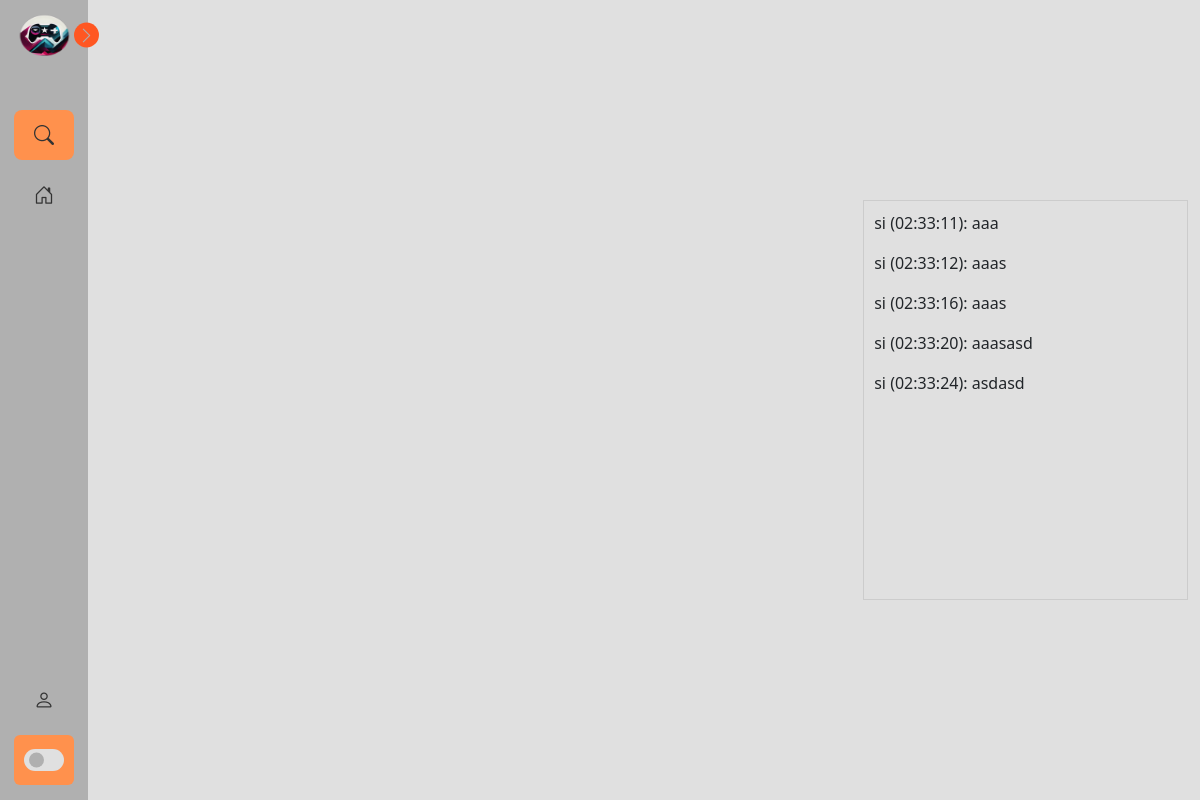
The app's page /streamViewer/2/ with its own data.
### tvapp/models.py (models this page shows, shortened)
class MensajeChat(models.Model):
    usuario = models.ForeignKey(User, on_delete=models.CASCADE)
    sala = models.ForeignKey('Sala', on_delete=models.CASCADE)
    mensaje = models.TextField()
    timestamp = models.DateTimeField(auto_now_add=True)

### tvapp/views.py (the view, shortened to what this page needs)
# urls.py: path('streamViewer/<int:sala_id>/', views.streamViewer, name='stream_viewer'),
def streamViewer(request, sala_id):
    usuario_actual = request.user
    puntos_usuario = None
    sala = get_object_or_404(Sala, id=sala_id)
    mensajes = MensajeChat.objects.filter(sala=sala).order_by('timestamp')
    return render(request, 'streamViewer.html', { 'sala': sala, 'mensajes': mensajes, 'puntos_usuario': puntos_usuario})

### tvapp/templates/streamViewer.html (shortened to what this page needs)
{% extends 'baseInicio.html' %}
{% load static %}
{% block head %}
<link rel="stylesheet" href="{% static 'css/chat.css' %}">
{% endblock %}
{% block content %}
<div data-email="{{ email }}" class="body">
    <div class="container" id="chat-container">
        <div id="chat">
            {% for mensaje in mensajes %}
                <p>{{ mensaje.usuario.username }} ({{ mensaje.timestamp|date:"H:i:s" }}): {{ mensaje.mensaje }}</p>
            {% endfor %}
        </div>
    </div>
</div>
{% endblock %}

### tvapp/static/css/styleNavbar.css (style rules this page uses)
:root { --body-color: #e0e0e0; --sidebar-color: #b0b0b0; --primary-color: #ff5722; --primary-color-light: #ff914d; --toggle-color: #e0e0e0; --text-color: #333333; --tran-03: all 0.2s ease; --tran-03: all 0.3s ease; --tran-04: all 0.3s ease; --tran-05: all 0.3s ease; }
body { min-height: 100vh; background-color: var(--body-color); transition: var(--tran-05); }

### tvapp/static/css/chat.css (style rules this page uses)
#chat { width: 300px; height: 400px; border: 1px solid #ccc; }
.body { display: flex; justify-content: center; align-items: center; height: 100vh; margin: 0; }
.container { text-align: center; }
#chat-container { overflow-y: hidden; width: 500px; height: auto; }
#chat { overflow-y: auto; text-align: left; width: 100%; padding: 10px; }

### records on screen
MensajeChat: usuario.username "si", timestamp "02:33:11", mensaje "aaa"
MensajeChat: usuario.username "si", timestamp "02:33:12", mensaje "aaas"
MensajeChat: usuario.username "si", timestamp "02:33:16", mensaje "aaas"
MensajeChat: usuario.username "si", timestamp "02:33:20", mensaje "aaasasd"
MensajeChat: usuario.username "si", timestamp "02:33:24", mensaje "asdasd"
